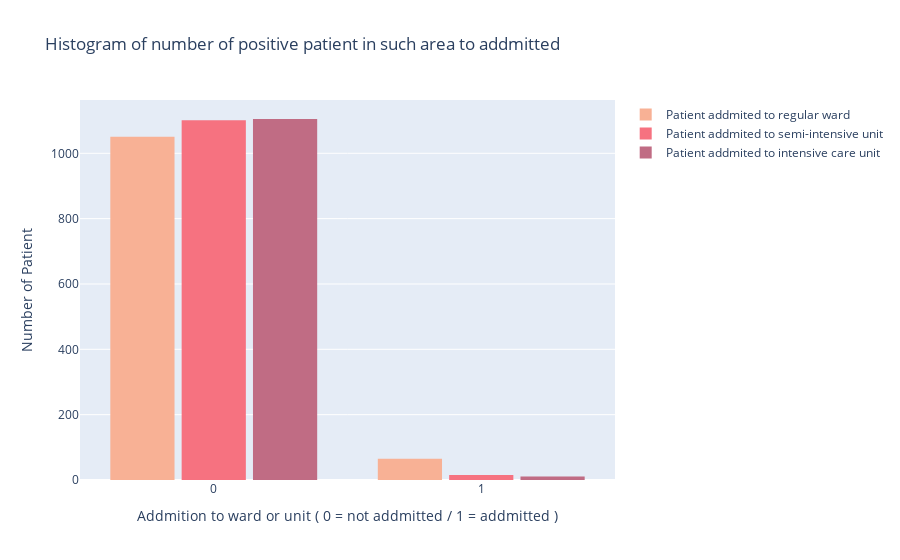

The notebook cell saved with this chart:
### Code cell
#Histogram ในผู้ที่เป็น positive เป็นผู้ป่วยที่เข้ารับการรักษาเป็นแบบใดมากที่สุด หน่วยปกติกึ่งวิกฤต และวิกฤต
PAdmit_data = balancedata[['SARS-Cov-2 exam result','Patient addmited to regular ward (1=yes, 0=no)','Patient addmited to semi-intensive unit (1=yes, 0=no)','Patient addmited to intensive care unit (1=yes, 0=no)']]
Ppatient = PAdmit_data[PAdmit_data['SARS-Cov-2 exam result']==b'positive']

fig = go.Figure()
fig.add_trace(go.Histogram(
    x=Ppatient['Patient addmited to regular ward (1=yes, 0=no)'],
    histfunc="count",
    name='Patient addmited to regular ward', # name used in legend and hover labels
    marker_color='#F8B195',
    opacity=1
))
fig.add_trace(go.Histogram(
    x=Ppatient['Patient addmited to semi-intensive unit (1=yes, 0=no)'],
    histfunc="count",
    name='Patient addmited to semi-intensive unit',
    marker_color='#F67280',
    opacity=1
))
fig.add_trace(go.Histogram(
    x=Ppatient['Patient addmited to intensive care unit (1=yes, 0=no)'],
    histfunc="count",
    name='Patient addmited to intensive care unit',
    marker_color='#C06C84',
    opacity=1
))
fig.update_layout(
    title_text='Histogram of number of positive patient in such area to addmitted', # title of plot
    xaxis_title_text='Addmition to ward or unit ( 0 = not addmitted / 1 = addmitted )', # xaxis label
    yaxis_title_text='Number of Patient', # yaxis label
    bargap=0.2, # gap between bars of adjacent location coordinates
    bargroupgap=0.1 # gap between bars of the same location coordinates
)
fig.write_html("Histogram of number of positive patient in such area to addmitted.html")
fig.show()

### Figure 1 — Plotly figure (JSON) as saved in the notebook; plotly's stock layout.template omitted (floating-point values rounded to 4 significant figures; data arrays with more than 128 entries replaced by an {"elided": "..."} marker saying what was removed)
{"data": [{"histfunc": "count", "marker": {"color": "#F8B195"}, "name": "Patient addmited to regular ward", "opacity": 1, "type": "histogram", "x": {"elided": "1116 int values"}}, {"histfunc": "count", "marker": {"color": "#F67280"}, "name": "Patient addmited to semi-intensive unit", "opacity": 1, "type": "histogram", "x": {"elided": "1116 int values"}}, {"histfunc": "count", "marker": {"color": "#C06C84"}, "name": "Patient addmited to intensive care unit", "opacity": 1, "type": "histogram", "x": {"elided": "1116 int values"}}], "layout": {"bargap": 0.2, "bargroupgap": 0.1, "title": {"text": "Histogram of number of positive patient in such area to addmitted"}, "xaxis": {"title": {"text": "Addmition to ward or unit ( 0 = not addmitted / 1 = addmitted )"}}, "yaxis": {"title": {"text": "Number of Patient"}}}}
